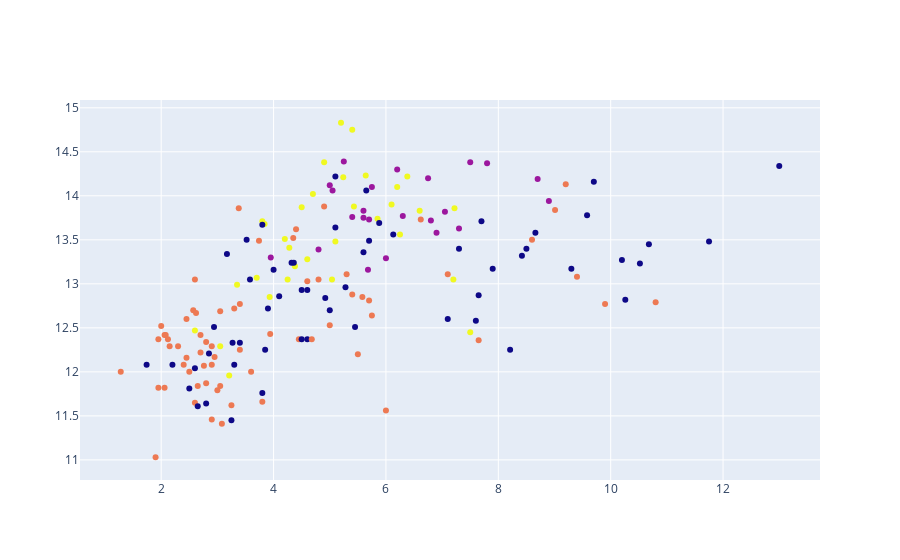

Here is the notebook cell this chart was saved with:
### Code cell
fig = go.Figure()
fig.add_trace(go.Scatter(x=df['Intensidade_Cor'],
                         y=df['Alcool'],
                         mode='markers',
                         marker= dict(color=agrupador.labels_.astype(np.float64)),
                         text = labels))
fig.show()

### Figure 1 — Plotly figure (JSON) as saved in the notebook; plotly's stock layout.template omitted (floating-point values rounded to 4 significant figures; data arrays with more than 128 entries replaced by an {"elided": "..."} marker saying what was removed)
{"data": [{"marker": {"color": {"elided": "178 int values"}}, "mode": "markers", "text": {"elided": "178 int values"}, "type": "scatter", "x": {"elided": "178 float values"}, "y": {"elided": "178 float values"}}], "layout": {}}
